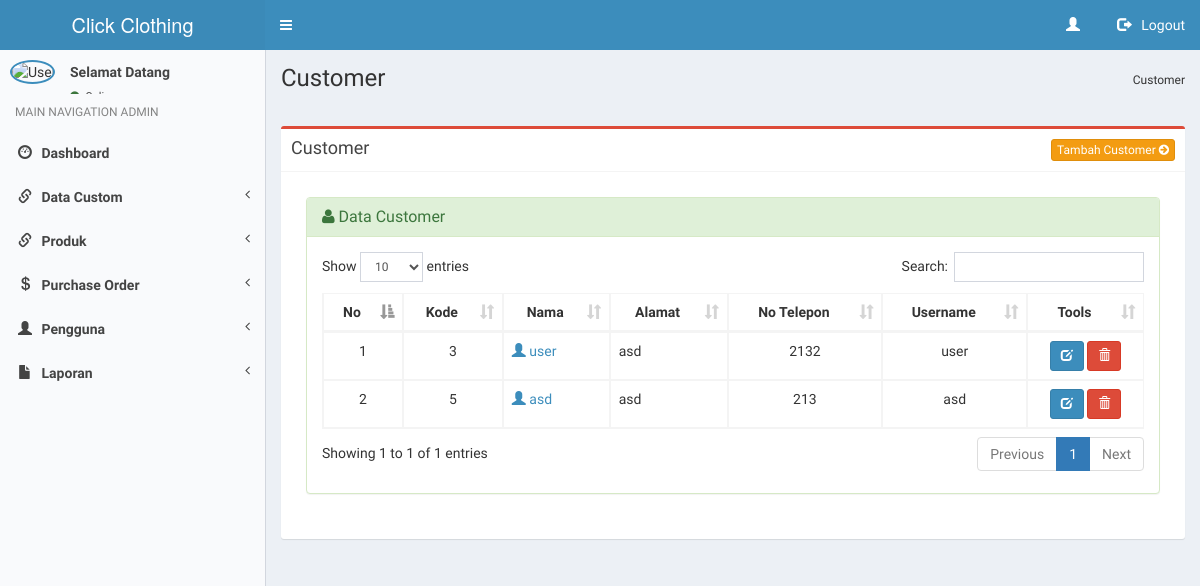
/admin/customer.php, run on an earlier commit of the app's database.
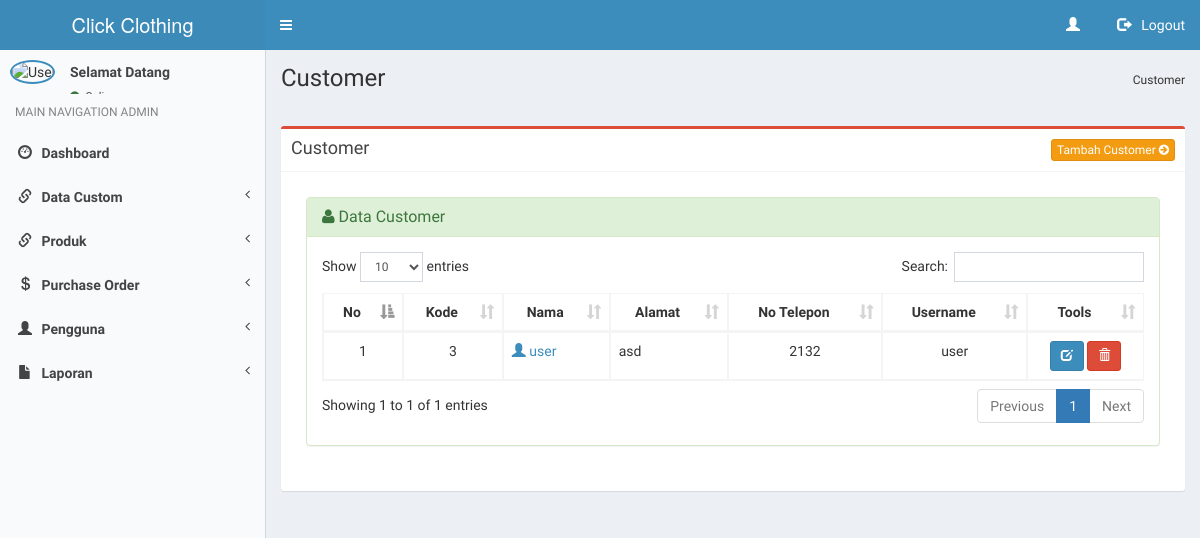
And on a later commit of the database.
### tables this page shows
CREATE TABLE `user` (
  `id_user` int(11) NOT NULL,
  `kd_cus` varchar(20) NOT NULL,
  `nama` varchar(30) NOT NULL,
  `alamat` varchar(50) NOT NULL,
  `no_telp` varchar(15) NOT NULL,
  `username` varchar(15) NOT NULL,
  `password` text NOT NULL,
  `role` int(11) NOT NULL,
  `gambar` text NOT NULL
);

### admin/customer.php (the view, shortened to what the changed rows need)
<?php include 'header.php' ; ?>
<div class="content-wrapper">
    <section class="content-header">
        <h1>
        Customer
        </h1>
    </section>
    <br />
    <section class="content">
        <div class="row">
            <div class="col-xs-12">
              <div class="box box-danger">
                    <div class="box-body">
                        <section class="content">
                                <div class="row">
                                    <div class="col-lg-12">
                                        <div class="panel panel-success">
                                            <div class="panel-body">
                                                    <?php
                                                    $query1="SELECT * from user WHERE role = 2";
                                                    $tampil=mysqli_query($koneksi, $query1) or die(mysqli_error());
                                                    ?>
                                                    <table id="example" class="table table-hover table-bordered">
                                                        <thead>
                                                            <tr>
                                                                <th><center>No </center></th>
                                                                <th><center>Kode </center></th>
                                                                <th><center>Nama </i></center></th>
                                                                <th><center>Alamat </center></th>
                                                                <th><center>No Telepon </center></th>
                                                                <th><center>Username </center></th>
                                                                <th><center>Tools</center></th>
                                                            </tr>
                                                        </thead>
                                                        <?php
                                                        $no=0;
                                                        while($data=mysqli_fetch_array($tampil))
                                                            { $no++; ?>
                                                                <tbody>
                                                                    <tr>
                                                                        <td><center><?php echo $no; ?></center></td>
                                                                        <td><center><?php echo $data['kd_cus'];?></center></td>
                                                                        <td><a href="detail-customer.php?hal=edit&kd=<?php echo $data['kd_cus'];?>"><span class="glyphicon glyphicon-user"></span> <?php echo $data['nama'];?></td>
                                                                            <td><?php echo $data['alamat']; ?></td>
                                                                            <td><center><?php echo $data['no_telp']; ?></center></td>
                                                                            <td><center><?php echo $data['username']; ?></center></td>
                                                                            <td><center><div id="thanks"><a class="btn btn-sm btn-primary" data-placement="bottom" data-toggle="tooltip" title="Edit Customer" href="edit-customer.php?hal=edit&kd_cus=<?php echo $data['kd_cus'];?>"><span class="glyphicon glyphicon-edit"></span></a>
                                                                                <a onclick="return confirm ('Yakin hapus <?php echo $data['nama'];?>.?');" class="btn btn-sm btn-danger tooltips" data-placement="bottom" data-toggle="tooltip" title="Hapus customer" href="customer.php?hal=hapus&kd=<?php echo $data['kd_cus'];?>"><span class="glyphicon glyphicon-trash"></a></center></td></tr></div>
                                                                                    <?php
                                                                                }
                                                                                ?>
                                                                    </div>
                                                                </div>
                                                            </div>
                                                        </div>
                                                    </section>
                                                </div>
                                            </div>
<?php include 'footer.php'; ?>

What changed in the data, as far as the page shows it:
removed user: kd_cus "5", nama "asd", alamat "asd", no_telp "213", username "asd"
